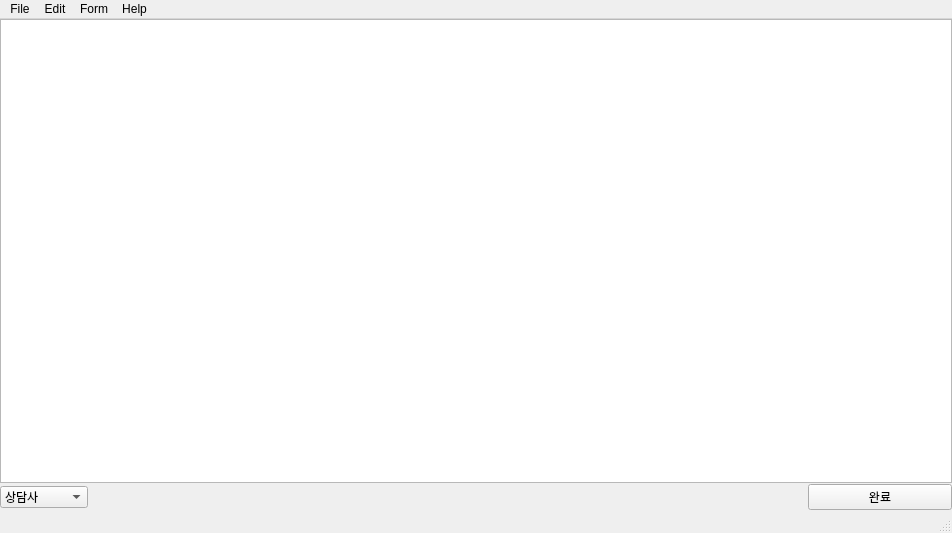
<?xml version="1.0" encoding="UTF-8"?>
<ui version="4.0">
 <class>MainWindow</class>
 <widget class="QMainWindow" name="MainWindow">
  <property name="geometry">
   <rect>
    <x>0</x>
    <y>0</y>
    <width>952</width>
    <height>533</height>
   </rect>
  </property>
  <property name="windowTitle">
   <string>MainWindow</string>
  </property>
  <widget class="QWidget" name="centralwidget">
   <layout class="QVBoxLayout" name="verticalLayout" stretch="5,5">
    <property name="spacing">
     <number>0</number>
    </property>
    <property name="leftMargin">
     <number>0</number>
    </property>
    <property name="topMargin">
     <number>0</number>
    </property>
    <property name="rightMargin">
     <number>0</number>
    </property>
    <property name="bottomMargin">
     <number>0</number>
    </property>
    <item>
     <widget class="QPlainTextEdit" name="plainTextEdit">
      <property name="sizePolicy">
       <sizepolicy hsizetype="Preferred" vsizetype="Preferred">
        <horstretch>0</horstretch>
        <verstretch>0</verstretch>
       </sizepolicy>
      </property>
      <property name="font">
       <font>
        <pointsize>18</pointsize>
       </font>
      </property>
     </widget>
    </item>
    <item>
     <layout class="QHBoxLayout" name="horizontalLayout" stretch="0,10,2">
      <item>
       <widget class="QComboBox" name="comboBox">
        <item>
         <property name="text">
          <string>상담사</string>
         </property>
        </item>
        <item>
         <property name="text">
          <string>친절한 친구</string>
         </property>
        </item>
        <item>
         <property name="text">
          <string>sns 친구</string>
         </property>
        </item>
        <item>
         <property name="text">
          <string>sns 친구2</string>
         </property>
        </item>
       </widget>
      </item>
      <item>
       <widget class="QLabel" name="comment">
        <property name="font">
         <font>
          <pointsize>18</pointsize>
         </font>
        </property>
        <property name="text">
         <string/>
        </property>
       </widget>
      </item>
      <item>
       <widget class="QPushButton" name="btn">
        <property name="text">
         <string>완료</string>
        </property>
       </widget>
      </item>
     </layout>
    </item>
   </layout>
  </widget>
  <widget class="QMenuBar" name="menubar">
   <property name="geometry">
    <rect>
     <x>0</x>
     <y>0</y>
     <width>952</width>
     <height>21</height>
    </rect>
   </property>
   <widget class="QMenu" name="menuFile">
    <property name="title">
     <string>File</string>
    </property>
    <addaction name="actionNew"/>
    <addaction name="actionOpen"/>
    <addaction name="actionSave"/>
    <addaction name="actionSave_as"/>
    <addaction name="separator"/>
    <addaction name="actionExit"/>
   </widget>
   <widget class="QMenu" name="menuEdit">
    <property name="title">
     <string>Edit</string>
    </property>
    <addaction name="actionUndo"/>
    <addaction name="separator"/>
    <addaction name="actionCut"/>
    <addaction name="actionCopy"/>
    <addaction name="actionPaste"/>
    <addaction name="actionDelete"/>
   </widget>
   <widget class="QMenu" name="menuForm">
    <property name="title">
     <string>Form</string>
    </property>
    <addaction name="actionFont"/>
   </widget>
   <widget class="QMenu" name="menuHelp">
    <property name="title">
     <string>Help</string>
    </property>
    <widget class="QMenu" name="menuTest">
     <property name="title">
      <string>Test</string>
     </property>
     <addaction name="actiontest1"/>
     <addaction name="actiontest2"/>
    </widget>
    <addaction name="actionAbout"/>
    <addaction name="menuTest"/>
   </widget>
   <addaction name="menuFile"/>
   <addaction name="menuEdit"/>
   <addaction name="menuForm"/>
   <addaction name="menuHelp"/>
  </widget>
  <widget class="QStatusBar" name="statusbar"/>
  <action name="actionNew">
   <property name="text">
    <string>New</string>
   </property>
   <property name="iconVisibleInMenu">
    <bool>true</bool>
   </property>
  </action>
  <action name="actionOpen">
   <property name="text">
    <string>Open...</string>
   </property>
  </action>
  <action name="actionSave">
   <property name="text">
    <string>Save</string>
   </property>
   <property name="shortcut">
    <string>Ctrl+S</string>
   </property>
  </action>
  <action name="actionSave_as">
   <property name="text">
    <string>Save as...</string>
   </property>
  </action>
  <action name="actionExit">
   <property name="text">
    <string>Exit</string>
   </property>
  </action>
  <action name="actionUndo">
   <property name="text">
    <string>Undo</string>
   </property>
  </action>
  <action name="actionCut">
   <property name="text">
    <string>Cut</string>
   </property>
  </action>
  <action name="actionCopy">
   <property name="text">
    <string>Copy</string>
   </property>
  </action>
  <action name="actionPaste">
   <property name="text">
    <string>Paste</string>
   </property>
  </action>
  <action name="actionDelete">
   <property name="text">
    <string>Delete</string>
   </property>
  </action>
  <action name="actionFont">
   <property name="text">
    <string>Font...</string>
   </property>
  </action>
  <action name="actionAbout">
   <property name="text">
    <string>About...</string>
   </property>
  </action>
  <action name="actionTest1">
   <property name="text">
    <string>Test1</string>
   </property>
  </action>
  <action name="actiontest">
   <property name="text">
    <string>test</string>
   </property>
  </action>
  <action name="actiontest1">
   <property name="text">
    <string>test1</string>
   </property>
  </action>
  <action name="actiontest2">
   <property name="text">
    <string>test2</string>
   </property>
  </action>
 </widget>
 <resources/>
 <connections/>
</ui>
